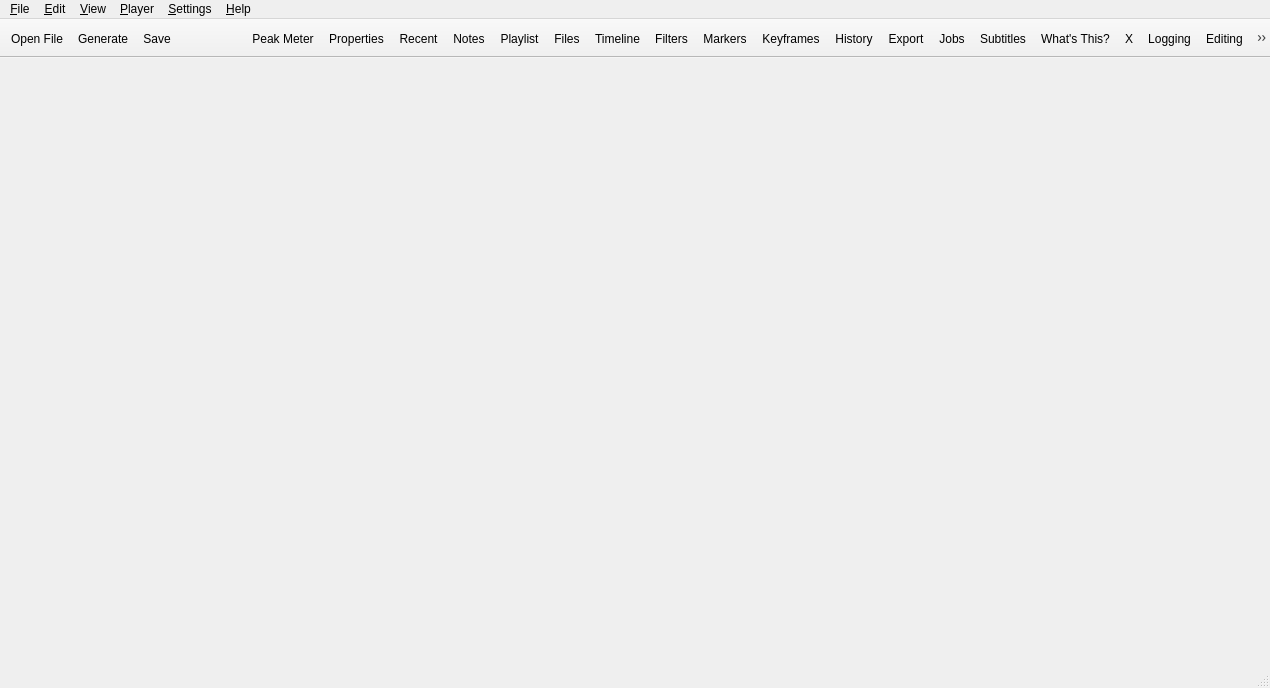
<?xml version="1.0" encoding="UTF-8"?>
<ui version="4.0">
 <class>MainWindow</class>
 <widget class="QMainWindow" name="MainWindow">
  <property name="geometry">
   <rect>
    <x>0</x>
    <y>0</y>
    <width>1270</width>
    <height>688</height>
   </rect>
  </property>
  <property name="windowTitle">
   <string>Vídeo Studio BR</string>
  </property>
  <property name="windowIcon">
   <iconset resource="../icons/resources.qrc">
    <normaloff>:/icons/studiocut-logo-64.svg</normaloff>:/icons/studiocut-logo-64.svg</iconset>
  </property>
  <widget class="QWidget" name="centralWidget">
   <layout class="QHBoxLayout" name="horizontalLayout">
    <property name="leftMargin">
     <number>0</number>
    </property>
    <property name="topMargin">
     <number>4</number>
    </property>
    <property name="rightMargin">
     <number>0</number>
    </property>
    <property name="bottomMargin">
     <number>0</number>
    </property>
   </layout>
  </widget>
  <widget class="QMenuBar" name="menuBar">
   <property name="geometry">
    <rect>
     <x>0</x>
     <y>0</y>
     <width>1270</width>
     <height>29</height>
    </rect>
   </property>
   <widget class="QMenu" name="menuFile">
    <property name="title">
     <string>&amp;File</string>
    </property>
    <widget class="QMenu" name="menuExport">
     <property name="title">
      <string>Export</string>
     </property>
     <addaction name="actionExportFrame"/>
     <addaction name="actionExportVideo"/>
     <addaction name="actionExportChapters"/>
     <addaction name="actionExportEDL"/>
    </widget>
    <widget class="QMenu" name="menuOtherVersions">
     <property name="title">
      <string>Other Versions</string>
     </property>
     <addaction name="separator"/>
    </widget>
    <widget class="QMenu" name="menuNew">
     <property name="title">
      <string>New</string>
     </property>
     <addaction name="actionNew"/>
    </widget>
    <addaction name="menuNew"/>
    <addaction name="actionOpen"/>
    <addaction name="actionOpenOther"/>
    <addaction name="actionOpenXML"/>
    <addaction name="separator"/>
    <addaction name="actionSave"/>
    <addaction name="actionSave_As"/>
    <addaction name="actionBackupSave"/>
    <addaction name="menuOtherVersions"/>
    <addaction name="separator"/>
    <addaction name="actionShowProjectFolder"/>
    <addaction name="menuExport"/>
    <addaction name="actionClose"/>
    <addaction name="separator"/>
    <addaction name="actionExit"/>
   </widget>
   <widget class="QMenu" name="menuView">
    <property name="title">
     <string>&amp;View</string>
    </property>
    <widget class="QMenu" name="menuLayout">
     <property name="title">
      <string>Layout</string>
     </property>
     <addaction name="actionLayoutLogging"/>
     <addaction name="actionLayoutEditing"/>
     <addaction name="actionLayoutEffects"/>
     <addaction name="actionLayoutColor"/>
     <addaction name="actionLayoutAudio"/>
     <addaction name="actionLayoutPlayer"/>
     <addaction name="separator"/>
     <addaction name="actionLayoutClip"/>
     <addaction name="actionLayoutPlaylist"/>
     <addaction name="separator"/>
     <addaction name="actionRestoreLayout"/>
     <addaction name="actionLayoutAdd"/>
    </widget>
    <addaction name="actionEnterFullScreen"/>
    <addaction name="menuLayout"/>
    <addaction name="actionShowTitleBars"/>
    <addaction name="actionShowToolbar"/>
    <addaction name="actionShowSmallIcons"/>
    <addaction name="actionShowTextUnderIcons"/>
    <addaction name="separator"/>
   </widget>
   <widget class="QMenu" name="menuEdit">
    <property name="title">
     <string>&amp;Edit</string>
    </property>
   </widget>
   <widget class="QMenu" name="menuPlayer">
    <property name="title">
     <string>&amp;Player</string>
    </property>
    <widget class="QMenu" name="menuExternal">
     <property name="title">
      <string>External Monitor</string>
     </property>
     <addaction name="actionExternalNone"/>
    </widget>
    <addaction name="menuExternal"/>
    <addaction name="separator"/>
   </widget>
   <widget class="QMenu" name="menuHelp">
    <property name="title">
     <string>&amp;Help</string>
    </property>
    <addaction name="actionTopics"/>
    <addaction name="actionKeyboardShortcuts"/>
    <addaction name="actionWhatsThis"/>
    <addaction name="actionUpgrade"/>
    <addaction name="actionFAQ"/>
    <addaction name="actionTutorials"/>
    <addaction name="actionForum"/>
    <addaction name="separator"/>
    <addaction name="actionAbout_VideoStudioBR"/>
    <addaction name="actionAbout_Qt"/>
   </widget>
   <widget class="QMenu" name="menuSettings">
    <property name="title">
     <string>&amp;Settings</string>
    </property>
    <widget class="QMenu" name="menuAudioChannels">
     <property name="title">
      <string>Audio Channels</string>
     </property>
     <addaction name="actionChannels1"/>
     <addaction name="actionChannels2"/>
     <addaction name="actionChannels4"/>
     <addaction name="actionChannels6"/>
    </widget>
    <widget class="QMenu" name="menuProfile">
     <property name="title">
      <string>Video Mode</string>
     </property>
     <addaction name="actionProfileAutomatic"/>
    </widget>
    <widget class="QMenu" name="menuProcessingMode">
     <property name="title">
      <string>Processing Mode</string>
     </property>
     <addaction name="actionNative8bitCpu"/>
     <addaction name="actionNative10bitCpu"/>
     <addaction name="actionLinear10bitCpu"/>
     <addaction name="actionLinear10bitGpuCpu"/>
    </widget>
    <widget class="QMenu" name="menuLanguage">
     <property name="title">
      <string>Language</string>
     </property>
    </widget>
    <widget class="QMenu" name="menuTheme">
     <property name="title">
      <string>Theme</string>
     </property>
     <addaction name="actionSystemTheme"/>
     <addaction name="actionSystemFusion"/>
     <addaction name="actionFusionDark"/>
     <addaction name="actionFusionLight"/>
    </widget>
    <widget class="QMenu" name="menuDrawingMethod">
     <property name="title">
      <string>Display Method</string>
     </property>
     <addaction name="actionDrawingAutomatic"/>
     <addaction name="actionDrawingOpenGL"/>
     <addaction name="actionDrawingDirectX"/>
     <addaction name="actionDrawingVulkan"/>
    </widget>
    <widget class="QMenu" name="menuGpuAdapter">
     <property name="title">
      <string>Graphics Adapter</string>
     </property>
    </widget>
    <widget class="QMenu" name="menuJobPriority">
     <property name="title">
      <string>Job Priority</string>
     </property>
     <addaction name="actionJobPriorityLow"/>
     <addaction name="actionJobPriorityNormal"/>
    </widget>
    <widget class="QMenu" name="menuTimeline">
     <property name="title">
      <string>Timeline</string>
     </property>
    </widget>
    <widget class="QMenu" name="menuPlaylist">
     <property name="title">
      <string>Playlist</string>
     </property>
    </widget>
    <widget class="QMenu" name="menuData_Directory">
     <property name="title">
      <string>App Data Directory</string>
     </property>
     <addaction name="actionAppDataSet"/>
     <addaction name="actionAppDataShow"/>
    </widget>
    <widget class="QMenu" name="menuPreviewScaling">
     <property name="title">
      <string>Preview Scaling</string>
     </property>
     <addaction name="actionPreviewNone"/>
     <addaction name="actionPreview360"/>
     <addaction name="actionPreview540"/>
     <addaction name="actionPreview720"/>
     <addaction name="actionPreview1080"/>
     <addaction name="separator"/>
     <addaction name="actionPreviewHardwareDecoder"/>
    </widget>
    <widget class="QMenu" name="menuTimeFormat">
     <property name="title">
      <string>Time Format</string>
     </property>
     <addaction name="actionTimeClock"/>
     <addaction name="actionTimeDF"/>
     <addaction name="actionTimeNDF"/>
     <addaction name="actionTimeFrames"/>
    </widget>
    <widget class="QMenu" name="menuProxy">
     <property name="title">
      <string>Proxy</string>
     </property>
     <widget class="QMenu" name="menuStorage">
      <property name="title">
       <string>Storage</string>
      </property>
      <addaction name="actionProxyStorageSet"/>
      <addaction name="actionProxyStorageShow"/>
      <addaction name="actionProxyUseProjectFolder"/>
     </widget>
     <addaction name="actionUseProxy"/>
     <addaction name="menuStorage"/>
     <addaction name="separator"/>
     <addaction name="actionProxyUseHardware"/>
     <addaction name="actionProxyConfigureHardware"/>
    </widget>
    <widget class="QMenu" name="menuPlayerSettings">
     <property name="title">
      <string>Player</string>
     </property>
     <widget class="QMenu" name="menuDeinterlacer">
      <property name="title">
       <string>Deinterlacer</string>
      </property>
      <addaction name="actionOneField"/>
      <addaction name="actionYadifTemporal"/>
      <addaction name="actionYadifSpatial"/>
      <addaction name="actionBwdif"/>
     </widget>
     <widget class="QMenu" name="menuInterpolation">
      <property name="title">
       <string>Interpolation</string>
      </property>
      <addaction name="actionNearest"/>
      <addaction name="actionBilinear"/>
      <addaction name="actionBicubic"/>
      <addaction name="actionHyper"/>
     </widget>
     <addaction name="actionPauseAfterSeek"/>
     <addaction name="actionScrubAudio"/>
     <addaction name="actionJack"/>
     <addaction name="actionRealtime"/>
     <addaction name="actionProgressive"/>
     <addaction name="menuDeinterlacer"/>
     <addaction name="menuInterpolation"/>
     <addaction name="actionSync"/>
    </widget>
    <widget class="QMenu" name="menuBackup">
     <property name="title">
      <string>Backup</string>
     </property>
     <addaction name="actionBackupManually"/>
     <addaction name="actionBackupHourly"/>
     <addaction name="actionBackupDaily"/>
     <addaction name="actionBackupWeekly"/>
    </widget>
    <addaction name="actionProject"/>
    <addaction name="menuProfile"/>
    <addaction name="menuProcessingMode"/>
    <addaction name="menuAudioChannels"/>
    <addaction name="menuBackup"/>
    <addaction name="actionUser_Interface"/>
    <addaction name="menuPreviewScaling"/>
    <addaction name="menuProxy"/>
    <addaction name="menuPlayerSettings"/>
    <addaction name="menuPlaylist"/>
    <addaction name="menuTimeline"/>
    <addaction name="menuTimeFormat"/>
    <addaction name="menuLanguage"/>
    <addaction name="menuTheme"/>
    <addaction name="menuDrawingMethod"/>
    <addaction name="menuGpuAdapter"/>
    <addaction name="menuJobPriority"/>
    <addaction name="menuData_Directory"/>
    <addaction name="actionAudioVideoDevice"/>
    <addaction name="actionSettingsShortcuts"/>
    <addaction name="actionClearRecentOnExit"/>
    <addaction name="separator"/>
    <addaction name="actionLeaveSafeMode"/>
    <addaction name="actionReset"/>
   </widget>
   <addaction name="menuFile"/>
   <addaction name="menuEdit"/>
   <addaction name="menuView"/>
   <addaction name="menuPlayer"/>
   <addaction name="menuSettings"/>
   <addaction name="menuHelp"/>
  </widget>
  <widget class="QToolBar" name="mainToolBar">
   <property name="windowTitle">
    <string>Toolbar</string>
   </property>
   <property name="styleSheet">
    <string notr="true">QToolButton:checked { color: palette(highlighted-text); background-color: palette(highlight); border: none; padding: 2px }</string>
   </property>
   <property name="movable">
    <bool>false</bool>
   </property>
   <property name="toolButtonStyle">
    <enum>Qt::ToolButtonStyle::ToolButtonFollowStyle</enum>
   </property>
   <property name="floatable">
    <bool>false</bool>
   </property>
   <property name="Movable" stdset="0">
    <bool>false</bool>
   </property>
   <attribute name="toolBarArea">
    <enum>TopToolBarArea</enum>
   </attribute>
   <attribute name="toolBarBreak">
    <bool>false</bool>
   </attribute>
   <addaction name="actionOpen"/>
   <addaction name="actionOpenOther2"/>
   <addaction name="actionSave"/>
   <addaction name="undoStartSeparator"/>
   <addaction name="undoEndSeparator"/>
   <addaction name="actionAudioMeter"/>
   <addaction name="actionProperties"/>
   <addaction name="actionRecent"/>
   <addaction name="actionNotes"/>
   <addaction name="actionPlaylist"/>
   <addaction name="actionFiles"/>
   <addaction name="actionTimeline"/>
   <addaction name="actionFilters"/>
   <addaction name="actionMarkers"/>
   <addaction name="actionKeyframes"/>
   <addaction name="actionHistory"/>
   <addaction name="actionEncode"/>
   <addaction name="actionJobs"/>
   <addaction name="actionSubtitles"/>
   <addaction name="actionWhatsThis"/>
   <addaction name="dummyAction"/>
   <addaction name="actionLayoutLogging"/>
   <addaction name="actionLayoutEditing"/>
   <addaction name="actionLayoutEffects"/>
   <addaction name="actionLayoutColor"/>
   <addaction name="actionLayoutAudio"/>
   <addaction name="actionLayoutPlayer"/>
  </widget>
  <widget class="QStatusBar" name="statusBar"/>
  <action name="actionOpen">
   <property name="icon">
    <iconset theme="document-open" resource="../icons/resources.qrc">
     <normaloff>:/icons/oxygen/32x32/actions/document-open.png</normaloff>:/icons/oxygen/32x32/actions/document-open.png</iconset>
   </property>
   <property name="text">
    <string>&amp;Open File...</string>
   </property>
   <property name="toolTip">
    <string>Open a video, audio, image, or project file</string>
   </property>
   <property name="shortcut">
    <string notr="true">Ctrl+O</string>
   </property>
   <property name="iconVisibleInMenu">
    <bool>false</bool>
   </property>
  </action>
  <action name="actionExit">
   <property name="text">
    <string>E&amp;xit</string>
   </property>
   <property name="toolTip">
    <string>Quit the application</string>
   </property>
   <property name="shortcut">
    <string notr="true">Ctrl+Q</string>
   </property>
  </action>
  <action name="actionAbout_VideoStudioBR">
   <property name="text">
    <string>&amp;About Vídeo Studio BR</string>
   </property>
   <property name="menuRole">
    <enum>QAction::MenuRole::AboutRole</enum>
   </property>
  </action>
  <action name="actionAbout_Qt">
   <property name="text">
    <string>About Qt</string>
   </property>
   <property name="menuRole">
    <enum>QAction::MenuRole::AboutQtRole</enum>
   </property>
  </action>
  <action name="actionOpenOther">
   <property name="text">
    <string>Open Other...</string>
   </property>
   <property name="toolTip">
    <string>Open a device, stream or generator</string>
   </property>
   <property name="shortcut">
    <string notr="true">Ctrl+Shift+O</string>
   </property>
   <property name="iconVisibleInMenu">
    <bool>false</bool>
   </property>
  </action>
  <action name="actionSave">
   <property name="icon">
    <iconset theme="document-save" resource="../icons/resources.qrc">
     <normaloff>:/icons/oxygen/32x32/actions/document-save.png</normaloff>:/icons/oxygen/32x32/actions/document-save.png</iconset>
   </property>
   <property name="text">
    <string>&amp;Save</string>
   </property>
   <property name="toolTip">
    <string>Save project as a MLT XML file</string>
   </property>
   <property name="whatsThis">
    <string notr="true">https://forum.shotcut.org/t/file-save-and-save-as/12973/1</string>
   </property>
   <property name="shortcut">
    <string notr="true">Ctrl+S</string>
   </property>
   <property name="iconVisibleInMenu">
    <bool>false</bool>
   </property>
  </action>
  <action name="actionSave_As">
   <property name="text">
    <string>Save &amp;As...</string>
   </property>
   <property name="toolTip">
    <string>Save project to a different MLT XML file</string>
   </property>
   <property name="whatsThis">
    <string notr="true">https://forum.shotcut.org/t/file-save-and-save-as/12973/1</string>
   </property>
   <property name="shortcut">
    <string notr="true">Ctrl+Shift+S</string>
   </property>
  </action>
  <action name="actionEncode">
   <property name="icon">
    <iconset theme="media-record" resource="../icons/resources.qrc">
     <normaloff>:/icons/oxygen/32x32/actions/media-record.png</normaloff>:/icons/oxygen/32x32/actions/media-record.png</iconset>
   </property>
   <property name="text">
    <string>Export</string>
   </property>
   <property name="toolTip">
    <string>Export</string>
   </property>
   <property name="whatsThis">
    <string notr="true">https://forum.shotcut.org/t/export-basics/12953//1</string>
   </property>
  </action>
  <action name="actionForum">
   <property name="text">
    <string>Forum...</string>
   </property>
  </action>
  <action name="actionFAQ">
   <property name="text">
    <string>FAQ...</string>
   </property>
  </action>
  <action name="actionEnterFullScreen">
   <property name="icon">
    <iconset theme="view-fullscreen" resource="../icons/resources.qrc">
     <normaloff>:/icons/oxygen/32x32/actions/view-fullscreen.png</normaloff>:/icons/oxygen/32x32/actions/view-fullscreen.png</iconset>
   </property>
   <property name="text">
    <string>Enter Full Screen</string>
   </property>
   <property name="shortcut">
    <string>F11</string>
   </property>
  </action>
  <action name="actionAudioMeter">
   <property name="icon">
    <iconset theme="audio-meter" resource="../icons/resources.qrc">
     <normaloff>:/icons/light/32x32/audio-meter.png</normaloff>:/icons/light/32x32/audio-meter.png</iconset>
   </property>
   <property name="text">
    <string>Peak Meter</string>
   </property>
   <property name="toolTip">
    <string>Audio Peak Meter</string>
   </property>
   <property name="whatsThis">
    <string notr="true">https://forum.shotcut.org/t/audio-peak-meter-scope/12918/1</string>
   </property>
  </action>
  <action name="actionProperties">
   <property name="icon">
    <iconset theme="dialog-information" resource="../icons/resources.qrc">
     <normaloff>:/icons/oxygen/32x32/status/dialog-information.png</normaloff>:/icons/oxygen/32x32/status/dialog-information.png</iconset>
   </property>
   <property name="text">
    <string>Properties</string>
   </property>
   <property name="whatsThis">
    <string notr="true">https://forum.shotcut.org/t/user-guide-table-of-contents/43285#p-145073-properties-14</string>
   </property>
  </action>
  <action name="actionRecent">
   <property name="icon">
    <iconset theme="document-open-recent" resource="../icons/resources.qrc">
     <normaloff>:/icons/oxygen/32x32/actions/document-open-recent.png</normaloff>:/icons/oxygen/32x32/actions/document-open-recent.png</iconset>
   </property>
   <property name="text">
    <string>Recent</string>
   </property>
   <property name="whatsThis">
    <string notr="true">https://forum.shotcut.org/t/recent-panel/12941/1</string>
   </property>
  </action>
  <action name="actionPlaylist">
   <property name="icon">
    <iconset theme="view-media-playlist" resource="../icons/resources.qrc">
     <normaloff>:/icons/oxygen/32x32/actions/view-media-playlist.png</normaloff>:/icons/oxygen/32x32/actions/view-media-playlist.png</iconset>
   </property>
   <property name="text">
    <string>Playlist</string>
   </property>
   <property name="whatsThis">
    <string notr="true">https://forum.shotcut.org/t/about-the-playlist/12951/1</string>
   </property>
  </action>
  <action name="actionHistory">
   <property name="icon">
    <iconset theme="view-history" resource="../icons/resources.qrc">
     <normaloff>:/icons/oxygen/32x32/actions/view-history.png</normaloff>:/icons/oxygen/32x32/actions/view-history.png</iconset>
   </property>
   <property name="text">
    <string>History</string>
   </property>
   <property name="whatsThis">
    <string notr="true">https://forum.shotcut.org/t/history-panel/12944/1</string>
   </property>
  </action>
  <action name="actionRealtime">
   <property name="checkable">
    <bool>true</bool>
   </property>
   <property name="checked">
    <bool>true</bool>
   </property>
   <property name="text">
    <string>Realtime (frame dropping)</string>
   </property>
  </action>
  <action name="actionProgressive">
   <property name="checkable">
    <bool>true</bool>
   </property>
   <property name="checked">
    <bool>true</bool>
   </property>
   <property name="text">
    <string>Progressive</string>
   </property>
  </action>
  <action name="actionNative8bitCpu">
   <property name="checkable">
    <bool>true</bool>
   </property>
   <property name="text">
    <string>Native 8-bit CPU (fast, flexible)</string>
   </property>
  </action>
  <action name="actionNative10bitCpu">
   <property name="checkable">
    <bool>true</bool>
   </property>
   <property name="text">
    <string>Native 10-bit CPU (slower, better)</string>
   </property>
  </action>
  <action name="actionLinear10bitCpu">
   <property name="checkable">
    <bool>true</bool>
   </property>
   <property name="text">
    <string>Linear 10-bit CPU (slowest, best)</string>
   </property>
  </action>
  <action name="actionLinear10bitGpuCpu">
   <property name="checkable">
    <bool>true</bool>
   </property>
   <property name="text">
    <string>Linear 10-bit GPU/CPU (Experimental)</string>
   </property>
  </action>
  <action name="actionChannels1">
   <property name="checkable">
    <bool>true</bool>
   </property>
   <property name="text">
    <string>1 (mono)</string>
   </property>
  </action>
  <action name="actionChannels2">
   <property name="checkable">
    <bool>true</bool>
   </property>
   <property name="text">
    <string>2 (stereo)</string>
   </property>
  </action>
  <action name="actionChannels4">
   <property name="checkable">
    <bool>true</bool>
   </property>
   <property name="text">
    <string>4 (quad/Ambisonics)</string>
   </property>
  </action>
  <action name="actionChannels6">
   <property name="checkable">
    <bool>true</bool>
   </property>
   <property name="text">
    <string>6 (5.1 surround)</string>
   </property>
  </action>
  <action name="actionOneField">
   <property name="checkable">
    <bool>true</bool>
   </property>
   <property name="checked">
    <bool>true</bool>
   </property>
   <property name="text">
    <string>One Field (fast)</string>
   </property>
  </action>
  <action name="actionYadifTemporal">
   <property name="checkable">
    <bool>true</bool>
   </property>
   <property name="text">
    <string>YADIF - temporal only (good)</string>
   </property>
  </action>
  <action name="actionYadifSpatial">
   <property name="checkable">
    <bool>true</bool>
   </property>
   <property name="text">
    <string>YADIF - temporal + spatial (better)</string>
   </property>
  </action>
  <action name="actionBwdif">
   <property name="checkable">
    <bool>true</bool>
   </property>
   <property name="text">
    <string>BWDIF (best)</string>
   </property>
  </action>
  <action name="actionNearest">
   <property name="checkable">
    <bool>true</bool>
   </property>
   <property name="checked">
    <bool>true</bool>
   </property>
   <property name="text">
    <string>Nearest Neighbor (fast)</string>
   </property>
  </action>
  <action name="actionBilinear">
   <property name="checkable">
    <bool>true</bool>
   </property>
   <property name="text">
    <string>Bilinear (good)</string>
   </property>
  </action>
  <action name="actionBicubic">
   <property name="checkable">
    <bool>true</bool>
   </property>
   <property name="text">
    <string>Bicubic (better)</string>
   </property>
  </action>
  <action name="actionHyper">
   <property name="checkable">
    <bool>true</bool>
   </property>
   <property name="text">
    <string>Lanczos (best)</string>
   </property>
  </action>
  <action name="actionProfileAutomatic">
   <property name="checkable">
    <bool>true</bool>
   </property>
   <property name="checked">
    <bool>true</bool>
   </property>
   <property name="text">
    <string>Automatic</string>
   </property>
  </action>
  <action name="actionExternalNone">
   <property name="checkable">
    <bool>true</bool>
   </property>
   <property name="checked">
    <bool>true</bool>
   </property>
   <property name="text">
    <string>None</string>
   </property>
  </action>
  <action name="actionJack">
   <property name="checkable">
    <bool>true</bool>
   </property>
   <property name="text">
    <string>Use JACK Audio</string>
   </property>
  </action>
  <action name="actionFilters">
   <property name="icon">
    <iconset theme="view-filter" resource="../icons/resources.qrc">
     <normaloff>:/icons/oxygen/32x32/actions/view-filter.png</normaloff>:/icons/oxygen/32x32/actions/view-filter.png</iconset>
   </property>
   <property name="text">
    <string>Filters</string>
   </property>
   <property name="toolTip">
    <string>Filters</string>
   </property>
   <property name="whatsThis">
    <string notr="true">https://forum.shotcut.org/t/add-search-remove-and-reorder-filters/48127/1</string>
   </property>
  </action>
  <action name="actionAddCustomProfile">
   <property name="text">
    <string>Add...</string>
   </property>
  </action>
  <action name="actionSystemTheme">
   <property name="checkable">
    <bool>true</bool>
   </property>
   <property name="text">
    <string>System</string>
   </property>
   <property name="toolTip">
    <string>Use the user or platform style, colors, and icons.</string>
   </property>
  </action>
  <action name="actionSystemFusion">
   <property name="checkable">
    <bool>true</bool>
   </property>
   <property name="text">
    <string>System Fusion</string>
   </property>
  </action>
  <action name="actionFusionDark">
   <property name="checkable">
    <bool>true</bool>
   </property>
   <property name="text">
    <string>Fusion Dark</string>
   </property>
  </action>
  <action name="actionFusionLight">
   <property name="checkable">
    <bool>true</bool>
   </property>
   <property name="text">
    <string>Fusion Light</string>
   </property>
  </action>
  <action name="actionTutorials">
   <property name="text">
    <string>Tutorials...</string>
   </property>
  </action>
  <action name="actionTimeline">
   <property name="icon">
    <iconset theme="view-time-schedule" resource="../icons/resources.qrc">
     <normaloff>:/icons/oxygen/32x32/actions/view-time-schedule.png</normaloff>:/icons/oxygen/32x32/actions/view-time-schedule.png</iconset>
   </property>
   <property name="text">
    <string>Timeline</string>
   </property>
   <property name="whatsThis">
    <string notr="true">https://forum.shotcut.org/t/about-the-timeline/12952/1</string>
   </property>
  </action>
  <action name="actionRestoreLayout">
   <property name="text">
    <string>Restore Default Layout</string>
   </property>
   <property name="toolTip">
    <string>Restore Default Layout</string>
   </property>
  </action>
  <action name="actionShowTitleBars">
   <property name="checkable">
    <bool>true</bool>
   </property>
   <property name="text">
    <string>Show Title Bars</string>
   </property>
  </action>
  <action name="actionShowToolbar">
   <property name="checkable">
    <bool>true</bool>
   </property>
   <property name="text">
    <string>Show Toolbar</string>
   </property>
  </action>
  <action name="actionUpgrade">
   <property name="text">
    <string>Upgrade...</string>
   </property>
  </action>
  <action name="actionOpenXML">
   <property name="text">
    <string>Open MLT XML As Clip...</string>
   </property>
   <property name="toolTip">
    <string>Open a MLT XML project file as a virtual clip</string>
   </property>
  </action>
  <action name="actionScrubAudio">
   <property name="checkable">
    <bool>true</bool>
   </property>
   <property name="text">
    <string>Scrub Audio</string>
   </property>
  </action>
  <action name="actionDrawingAutomatic">
   <property name="checkable">
    <bool>true</bool>
   </property>
   <property name="checked">
    <bool>true</bool>
   </property>
   <property name="text">
    <string>Automatic</string>
   </property>
  </action>
  <action name="actionDrawingOpenGL">
   <property name="checkable">
    <bool>true</bool>
   </property>
   <property name="text">
    <string notr="true">OpenGL</string>
   </property>
  </action>
  <action name="actionDrawingDirectX">
   <property name="checkable">
    <bool>true</bool>
   </property>
   <property name="text">
    <string notr="true">DirectX (ANGLE)</string>
   </property>
  </action>
  <action name="actionJobPriorityLow">
   <property name="checkable">
    <bool>true</bool>
   </property>
   <property name="text">
    <string>Low</string>
   </property>
  </action>
  <action name="actionJobPriorityNormal">
   <property name="checkable">
    <bool>true</bool>
   </property>
   <property name="text">
    <string>Normal</string>
   </property>
  </action>
  <action name="actionResources">
   <property name="text">
    <string>Resources...</string>
   </property>
  </action>
  <action name="actionApplicationLog">
   <property name="text">
    <string>Application Log...</string>
   </property>
  </action>
  <action name="actionProject">
   <property name="enabled">
    <bool>true</bool>
   </property>
   <property name="text">
    <string>Project</string>
   </property>
  </action>
  <action name="actionUser_Interface">
   <property name="enabled">
    <bool>true</bool>
   </property>
   <property name="text">
    <string>User Interface</string>
   </property>
  </action>
  <action name="actionClose">
   <property name="icon">
    <iconset theme="window-close"/>
   </property>
   <property name="text">
    <string>Close</string>
   </property>
   <property name="shortcut">
    <string notr="true">Ctrl+W</string>
   </property>
   <property name="iconVisibleInMenu">
    <bool>false</bool>
   </property>
  </action>
  <action name="actionExportEDL">
   <property name="text">
    <string>EDL...</string>
   </property>
   <property name="iconText">
    <string>Export EDL</string>
   </property>
   <property name="toolTip">
    <string>Export EDL</string>
   </property>
  </action>
  <action name="actionExportFrame">
   <property name="text">
    <string>Frame...</string>
   </property>
   <property name="iconText">
    <string>Export Frame</string>
   </property>
   <property name="toolTip">
    <string>Export Frame</string>
   </property>
   <property name="shortcut">
    <string notr="true">Ctrl+Shift+E</string>
   </property>
  </action>
  <action name="actionExportVideo">
   <property name="text">
    <string>Video/Audio...</string>
   </property>
   <property name="iconText">
    <string>Export Video/Audio</string>
   </property>
   <property name="toolTip">
    <string>Export Video/Audio</string>
   </property>
   <property name="shortcut">
    <string notr="true">Ctrl+E</string>
   </property>
  </action>
  <action name="actionAppDataSet">
   <property name="text">
    <string>Set...</string>
   </property>
  </action>
  <action name="actionAppDataShow">
   <property name="text">
    <string>Show...</string>
   </property>
   <property name="toolTip">
    <string>Show</string>
   </property>
  </action>
  <action name="actionKeyframes">
   <property name="icon">
    <iconset theme="chronometer" resource="../icons/resources.qrc">
     <normaloff>:/icons/oxygen/32x32/actions/chronometer.png</normaloff>:/icons/oxygen/32x32/actions/chronometer.png</iconset>
   </property>
   <property name="text">
    <string>Keyframes</string>
   </property>
   <property name="toolTip">
    <string>Keyframes</string>
   </property>
   <property name="whatsThis">
    <string notr="true">https://forum.shotcut.org/t/about-keyframes/12957/1</string>
   </property>
  </action>
  <action name="actionNew">
   <property name="text">
    <string>Project</string>
   </property>
   <property name="toolTip">
    <string>Project</string>
   </property>
   <property name="shortcut">
    <string>Ctrl+N</string>
   </property>
  </action>
  <action name="actionScreenSnapshot">
   <property name="text">
    <string>Screen Snapshot</string>
   </property>
   <property name="toolTip">
    <string>Capture a screenshot</string>
   </property>
   <property name="visible">
    <bool>false</bool>
   </property>
  </action>
  <action name="actionScreenRecording">
   <property name="text">
    <string>Screen Recording</string>
   </property>
   <property name="toolTip">
    <string>Record the screen</string>
   </property>
   <property name="visible">
    <bool>false</bool>
   </property>
  </action>
  <action name="actionKeyboardShortcuts">
   <property name="text">
    <string>Actions and Shortcuts...</string>
   </property>
   <property name="shortcut">
    <string notr="true">?</string>
   </property>
  </action>
  <action name="actionLayoutAudio">
   <property name="checkable">
    <bool>true</bool>
   </property>
   <property name="text">
    <string>Audio</string>
   </property>
   <property name="toolTip">
    <string>Switch to the audio layout</string>
   </property>
   <property name="shortcut">
    <string>Alt+5</string>
   </property>
  </action>
  <action name="actionLayoutLogging">
   <property name="checkable">
    <bool>true</bool>
   </property>
   <property name="text">
    <string>Logging</string>
   </property>
   <property name="toolTip">
    <string>Switch to the logging layout</string>
   </property>
   <property name="shortcut">
    <string>Alt+1</string>
   </property>
  </action>
  <action name="actionLayoutEditing">
   <property name="checkable">
    <bool>true</bool>
   </property>
   <property name="text">
    <string>Editing</string>
   </property>
   <property name="toolTip">
    <string>Switch to the editing layout</string>
   </property>
   <property name="shortcut">
    <string>Alt+2</string>
   </property>
  </action>
  <action name="actionLayoutEffects">
   <property name="checkable">
    <bool>true</bool>
   </property>
   <property name="text">
    <string>FX</string>
   </property>
   <property name="toolTip">
    <string>Switch to the effects layout</string>
   </property>
   <property name="shortcut">
    <string>Alt+3</string>
   </property>
  </action>
  <action name="actionLayoutAdd">
   <property name="text">
    <string>Add...</string>
   </property>
  </action>
  <action name="actionProfileRemove">
   <property name="text">
    <string>Remove...</string>
   </property>
  </action>
  <action name="actionLayoutRemove">
   <property name="text">
    <string>Remove...</string>
   </property>
  </action>
  <action name="actionOpenOther2">
   <property name="icon">
    <iconset theme="document-new" resource="../icons/resources.qrc">
     <normaloff>:/icons/oxygen/32x32/actions/document-new.png</normaloff>:/icons/oxygen/32x32/actions/document-new.png</iconset>
   </property>
   <property name="text">
    <string>Generate</string>
   </property>
   <property name="whatsThis">
    <string notr="true">https://forum.shotcut.org/t/user-guide-table-of-contents/43285#p-145073-properties-14</string>
   </property>
   <property name="iconVisibleInMenu">
    <bool>false</bool>
   </property>
  </action>
  <action name="actionClearRecentOnExit">
   <property name="checkable">
    <bool>true</bool>
   </property>
   <property name="text">
    <string>Clear Recent on Exit</string>
   </property>
  </action>
  <action name="actionShowTextUnderIcons">
   <property name="checkable">
    <bool>true</bool>
   </property>
   <property name="text">
    <string>Show Text Under Icons</string>
   </property>
  </action>
  <action name="actionShowSmallIcons">
   <property name="checkable">
    <bool>true</bool>
   </property>
   <property name="text">
    <string>Show Small Icons</string>
   </property>
  </action>
  <action name="actionJobs">
   <property name="icon">
    <iconset theme="run-build" resource="../icons/resources.qrc">
     <normaloff>:/icons/oxygen/32x32/actions/run-build.png</normaloff>:/icons/oxygen/32x32/actions/run-build.png</iconset>
   </property>
   <property name="text">
    <string>Jobs</string>
   </property>
   <property name="whatsThis">
    <string notr="true">https://forum.shotcut.org/t/jobs-panel/12945/1</string>
   </property>
  </action>
  <action name="actionMarkers">
   <property name="icon">
    <iconset theme="marker" resource="../icons/resources.qrc">
     <normaloff>:/icons/oxygen/32x32/actions/marker.png</normaloff>:/icons/oxygen/32x32/actions/marker.png</iconset>
   </property>
   <property name="text">
    <string>Markers</string>
   </property>
   <property name="whatsThis">
    <string notr="true">https://forum.shotcut.org/t/timeline-markers/30535/1</string>
   </property>
  </action>
  <action name="actionNotes">
   <property name="icon">
    <iconset theme="document-edit" resource="../icons/resources.qrc">
     <normaloff>:/icons/oxygen/32x32/actions/document-edit.png</normaloff>:/icons/oxygen/32x32/actions/document-edit.png</iconset>
   </property>
   <property name="text">
    <string>Notes</string>
   </property>
   <property name="whatsThis">
    <string notr="true">https://forum.shotcut.org/t/notes-panel/33110/1</string>
   </property>
  </action>
  <action name="actionSubtitles">
   <property name="icon">
    <iconset theme="subtitle" resource="../icons/resources.qrc">
     <normaloff>:/icons/oxygen/32x32/actions/subtitle.png</normaloff>:/icons/oxygen/32x32/actions/subtitle.png</iconset>
   </property>
   <property name="text">
    <string>Subtitles</string>
   </property>
   <property name="whatsThis">
    <string notr="true">https://forum.shotcut.org/t/subtitles-panel/45312/1</string>
   </property>
  </action>
  <action name="actionPreview540">
   <property name="checkable">
    <bool>true</bool>
   </property>
   <property name="text">
    <string>540p</string>
   </property>
   <property name="shortcut">
    <string notr="true">F8</string>
   </property>
  </action>
  <action name="actionPreview720">
   <property name="checkable">
    <bool>true</bool>
   </property>
   <property name="text">
    <string>720p</string>
   </property>
   <property name="shortcut">
    <string notr="true">F9</string>
   </property>
  </action>
  <action name="actionPreview1080">
   <property name="checkable">
    <bool>true</bool>
   </property>
   <property name="text">
    <string>1080p</string>
   </property>
  </action>
  <action name="actionPreviewNone">
   <property name="checkable">
    <bool>true</bool>
   </property>
   <property name="text">
    <string>None</string>
   </property>
   <property name="shortcut">
    <string notr="true">F6</string>
   </property>
  </action>
  <action name="actionPreview360">
   <property name="checkable">
    <bool>true</bool>
   </property>
   <property name="text">
    <string>360p</string>
   </property>
   <property name="shortcut">
    <string notr="true">F7</string>
   </property>
  </action>
  <action name="actionTimeDF">
   <property name="checkable">
    <bool>true</bool>
   </property>
   <property name="text">
    <string>Timecode (Drop-Frame)</string>
   </property>
  </action>
  <action name="actionTimeFrames">
   <property name="checkable">
    <bool>true</bool>
   </property>
   <property name="text">
    <string>Frames</string>
   </property>
  </action>
  <action name="actionTimeClock">
   <property name="checkable">
    <bool>true</bool>
   </property>
   <property name="text">
    <string>Clock</string>
   </property>
  </action>
  <action name="actionTimeNDF">
   <property name="checkable">
    <bool>true</bool>
   </property>
   <property name="text">
    <string>Timecode (Non-Drop Frame)</string>
   </property>
  </action>
  <action name="actionTopics">
   <property name="text">
    <string>Topics</string>
   </property>
   <property name="shortcut">
    <string notr="true">F1</string>
   </property>
  </action>
  <action name="actionSync">
   <property name="text">
    <string>Synchronization...</string>
   </property>
   <property name="toolTip">
    <string>Synchronization</string>
   </property>
  </action>
  <action name="actionUseProxy">
   <property name="checkable">
    <bool>true</bool>
   </property>
   <property name="text">
    <string>Use Proxy</string>
   </property>
   <property name="shortcut">
    <string notr="true">F4</string>
   </property>
  </action>
  <action name="actionProxyStorageSet">
   <property name="text">
    <string>Set...</string>
   </property>
   <property name="toolTip">
    <string>Set the proxy storage folder</string>
   </property>
  </action>
  <action name="actionProxyStorageShow">
   <property name="text">
    <string>Show...</string>
   </property>
   <property name="toolTip">
    <string>Show the proxy storage folder</string>
   </property>
  </action>
  <action name="actionProxyUseProjectFolder">
   <property name="checkable">
    <bool>true</bool>
   </property>
   <property name="checked">
    <bool>true</bool>
   </property>
   <property name="text">
    <string>Use Project Folder</string>
   </property>
   <property name="toolTip">
    <string>Store proxies in the project folder if defined</string>
   </property>
  </action>
  <action name="actionProxyUseHardware">
   <property name="checkable">
    <bool>true</bool>
   </property>
   <property name="text">
    <string>Use Hardware Encoder</string>
   </property>
  </action>
  <action name="actionPreviewHardwareDecoder">
   <property name="checkable">
    <bool>true</bool>
   </property>
   <property name="text">
    <string>Use Hardware Decoder</string>
   </property>
  </action>
  <action name="actionProxyConfigureHardware">
   <property name="text">
    <string>Configure Hardware Encoder...</string>
   </property>
  </action>
  <action name="actionLayoutColor">
   <property name="checkable">
    <bool>true</bool>
   </property>
   <property name="text">
    <string>Color</string>
   </property>
   <property name="toolTip">
    <string>Switch to the color layout</string>
   </property>
   <property name="shortcut">
    <string>Alt+4</string>
   </property>
  </action>
  <action name="actionLayoutPlayer">
   <property name="checkable">
    <bool>true</bool>
   </property>
   <property name="text">
    <string>Player</string>
   </property>
   <property name="toolTip">
    <string>Switch to the player only layout</string>
   </property>
   <property name="shortcut">
    <string>Alt+6</string>
   </property>
  </action>
  <action name="undoStartSeparator">
   <property name="separator">
    <bool>true</bool>
   </property>
  </action>
  <action name="undoEndSeparator">
   <property name="separator">
    <bool>true</bool>
   </property>
  </action>
  <action name="dummyAction">
   <property name="text">
    <string notr="true">X</string>
   </property>
   <property name="visible">
    <bool>false</bool>
   </property>
  </action>
  <action name="actionLayoutPlaylist">
   <property name="text">
    <string>Playlist Project</string>
   </property>
  </action>
  <action name="actionLayoutClip">
   <property name="text">
    <string>Clip-only Project</string>
   </property>
  </action>
  <action name="actionExportChapters">
   <property name="text">
    <string>Markers as Chapters...</string>
   </property>
   <property name="iconText">
    <string>Export Chapters</string>
   </property>
   <property name="toolTip">
    <string>Export Chapters</string>
   </property>
  </action>
  <action name="actionAudioVideoDevice">
   <property name="text">
    <string>Audio/Video Device...</string>
   </property>
  </action>
  <action name="actionSettingsShortcuts">
   <property name="text">
    <string>Shortcuts...</string>
   </property>
  </action>
  <action name="actionReset">
   <property name="text">
    <string>Reset...</string>
   </property>
  </action>
  <action name="actionBackupSave">
   <property name="text">
    <string>Backup and Save</string>
   </property>
   <property name="toolTip">
    <string>Backup and Save</string>
   </property>
   <property name="shortcut">
    <string>Ctrl+Alt+S</string>
   </property>
  </action>
  <action name="actionBackupManually">
   <property name="checkable">
    <bool>true</bool>
   </property>
   <property name="text">
    <string>Manually</string>
   </property>
  </action>
  <action name="actionBackupHourly">
   <property name="checkable">
    <bool>true</bool>
   </property>
   <property name="text">
    <string>Hourly</string>
   </property>
  </action>
  <action name="actionBackupDaily">
   <property name="checkable">
    <bool>true</bool>
   </property>
   <property name="text">
    <string>Daily</string>
   </property>
  </action>
  <action name="actionBackupWeekly">
   <property name="checkable">
    <bool>true</bool>
   </property>
   <property name="checked">
    <bool>true</bool>
   </property>
   <property name="text">
    <string>Weekly</string>
   </property>
  </action>
  <action name="actionShowProjectFolder">
   <property name="text">
    <string>Show Project in Folder</string>
   </property>
  </action>
  <action name="actionPauseAfterSeek">
   <property name="checkable">
    <bool>true</bool>
   </property>
   <property name="checked">
    <bool>true</bool>
   </property>
   <property name="text">
    <string>Pause After Seek</string>
   </property>
  </action>
  <action name="actionFiles">
   <property name="icon">
    <iconset theme="system-file-manager" resource="../icons/resources.qrc">
     <normaloff>:/icons/oxygen/32x32/apps/system-file-manager.png</normaloff>:/icons/oxygen/32x32/apps/system-file-manager.png</iconset>
   </property>
   <property name="text">
    <string>Files</string>
   </property>
  </action>
  <action name="actionWhatsThis">
   <property name="icon">
    <iconset theme="help-contextual" resource="../icons/resources.qrc">
     <normaloff>:/icons/oxygen/32x32/actions/help-contextual.png</normaloff>:/icons/oxygen/32x32/actions/help-contextual.png</iconset>
   </property>
   <property name="text">
    <string>What's This?</string>
   </property>
   <property name="toolTip">
    <string>Get help about something by clicking it</string>
   </property>
   <property name="shortcut">
    <string notr="true">Shift+F1</string>
   </property>
  </action>
  <action name="actionDrawingVulkan">
   <property name="checkable">
    <bool>true</bool>
   </property>
   <property name="text">
    <string notr="true">Vulkan</string>
   </property>
   <property name="iconText">
    <string notr="true">Vulkan</string>
   </property>
   <property name="toolTip">
    <string notr="true">Vulkan</string>
   </property>
  </action>
  <action name="actionLeaveSafeMode">
   <property name="checkable">
    <bool>true</bool>
   </property>
   <property name="text">
    <string>Allow External Plugins</string>
   </property>
  </action>
 </widget>
 <layoutdefault spacing="6" margin="11"/>
 <resources>
  <include location="../icons/resources.qrc"/>
 </resources>
 <connections>
  <connection>
   <sender>actionSettingsShortcuts</sender>
   <signal>triggered()</signal>
   <receiver>actionKeyboardShortcuts</receiver>
   <slot>trigger()</slot>
   <hints>
    <hint type="sourcelabel">
     <x>-1</x>
     <y>-1</y>
    </hint>
    <hint type="destinationlabel">
     <x>-1</x>
     <y>-1</y>
    </hint>
   </hints>
  </connection>
  <connection>
   <sender>actionExit</sender>
   <signal>triggered()</signal>
   <receiver>MainWindow</receiver>
   <slot>close()</slot>
   <hints>
    <hint type="sourcelabel">
     <x>-1</x>
     <y>-1</y>
    </hint>
    <hint type="destinationlabel">
     <x>199</x>
     <y>149</y>
    </hint>
   </hints>
  </connection>
 </connections>
</ui>
